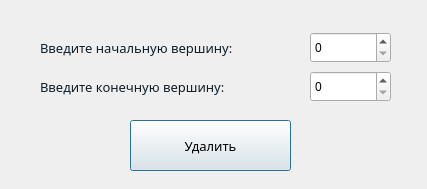
<?xml version="1.0" encoding="UTF-8"?>
<ui version="4.0">
 <class>DelEdgeForm</class>
 <widget class="QDialog" name="DelEdgeForm">
  <property name="geometry">
   <rect>
    <x>0</x>
    <y>0</y>
    <width>427</width>
    <height>189</height>
   </rect>
  </property>
  <property name="minimumSize">
   <size>
    <width>427</width>
    <height>189</height>
   </size>
  </property>
  <property name="maximumSize">
   <size>
    <width>427</width>
    <height>189</height>
   </size>
  </property>
  <property name="windowTitle">
   <string>Удаление ребра</string>
  </property>
  <property name="windowIcon">
   <iconset resource="Resources.qrc">
    <normaloff>:/styles/icons/logo.png</normaloff>:/styles/icons/logo.png</iconset>
  </property>
  <property name="styleSheet">
   <string notr="true"/>
  </property>
  <widget class="QPushButton" name="button">
   <property name="geometry">
    <rect>
     <x>130</x>
     <y>120</y>
     <width>161</width>
     <height>51</height>
    </rect>
   </property>
   <property name="font">
    <font>
     <family>Segoe UI Semibold</family>
     <pointsize>10</pointsize>
    </font>
   </property>
   <property name="cursor">
    <cursorShape>PointingHandCursor</cursorShape>
   </property>
   <property name="text">
    <string>Удалить</string>
   </property>
  </widget>
  <widget class="QWidget" name="">
   <property name="geometry">
    <rect>
     <x>40</x>
     <y>30</y>
     <width>351</width>
     <height>75</height>
    </rect>
   </property>
   <layout class="QVBoxLayout" name="verticalLayout">
    <item>
     <layout class="QHBoxLayout" name="horizontalLayout">
      <item>
       <widget class="QLabel" name="label">
        <property name="font">
         <font>
          <family>Segoe UI Semibold</family>
          <pointsize>10</pointsize>
         </font>
        </property>
        <property name="styleSheet">
         <string notr="true">QLabel
{
	color: #0E1D28;
}</string>
        </property>
        <property name="text">
         <string>Введите начальную вершину:</string>
        </property>
       </widget>
      </item>
      <item>
       <widget class="QSpinBox" name="spin_source">
        <property name="minimumSize">
         <size>
          <width>81</width>
          <height>31</height>
         </size>
        </property>
        <property name="maximumSize">
         <size>
          <width>81</width>
          <height>31</height>
         </size>
        </property>
        <property name="cursor">
         <cursorShape>PointingHandCursor</cursorShape>
        </property>
       </widget>
      </item>
     </layout>
    </item>
    <item>
     <layout class="QHBoxLayout" name="horizontalLayout_2">
      <item>
       <widget class="QLabel" name="label_2">
        <property name="font">
         <font>
          <family>Segoe UI Semibold</family>
          <pointsize>10</pointsize>
         </font>
        </property>
        <property name="styleSheet">
         <string notr="true">QLabel
{
	color: #0E1D28;
}</string>
        </property>
        <property name="text">
         <string>Введите конечную вершину: </string>
        </property>
       </widget>
      </item>
      <item>
       <widget class="QSpinBox" name="spin_target">
        <property name="minimumSize">
         <size>
          <width>81</width>
          <height>31</height>
         </size>
        </property>
        <property name="maximumSize">
         <size>
          <width>81</width>
          <height>31</height>
         </size>
        </property>
        <property name="cursor">
         <cursorShape>PointingHandCursor</cursorShape>
        </property>
       </widget>
      </item>
     </layout>
    </item>
   </layout>
  </widget>
 </widget>
 <resources>
  <include location="Resources.qrc"/>
 </resources>
 <connections/>
</ui>
